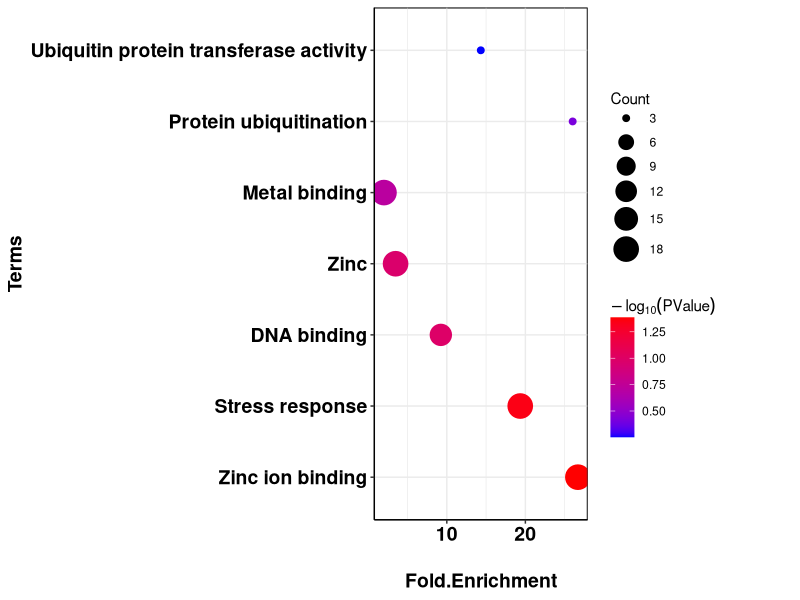
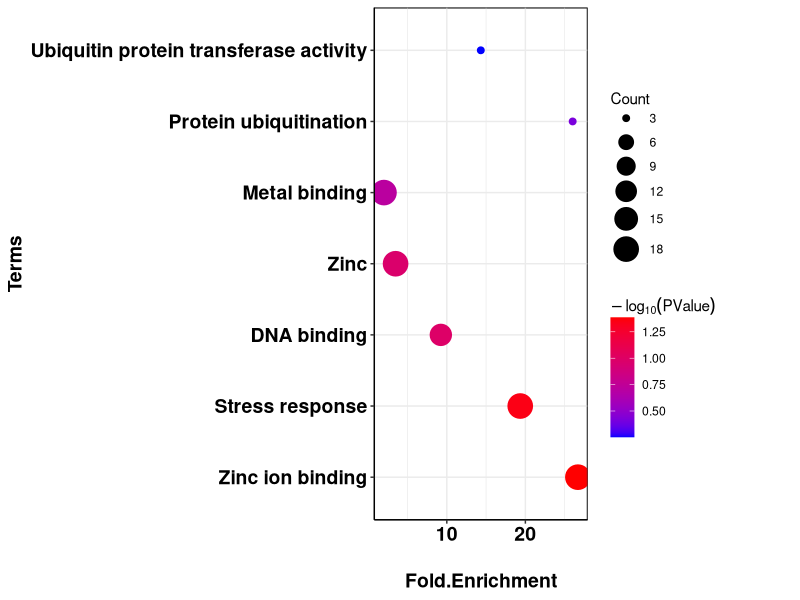

Here is the R script that generated these plots, in order:
library(stats) # Arch中需要先加载这些包
library(base)

# Attaching package: ‘dplyr’

# The following objects are masked from ‘package:stats’:

#     filter, lag

# The following objects are masked from ‘package:base’:

#     intersect, setdiff, setequal, union


library(dplyr)
library(ggplot2)
library(ggrepel)

GO_data <- read.table('./data.txt', header = TRUE,  sep = '\t')

GO_data <- arrange(GO_data, GO_data[,3])

GO_data$Term <- factor(GO_data$Term, levels = rev(GO_data$Term))

mytheme <- theme(
    axis.title = element_text(face = "bold", size = 14, colour = "black"),
    axis.text = element_text(face = "bold", size = 14, colour = "black"), 
    axis.line = element_line(size = 0.5, colour = "black"), 
    panel.background = element_rect(colour = "black"),
    legend.key = element_blank()
)

p <- ggplot(
    GO_data,
    aes(
        x = Fold.Enrichment,
        y = Term, 
        colour = 1*log10(PValue),
        size = Count
    ))+
    geom_point()+
    scale_size(range = c(2, 8))+
    scale_colour_gradient(low = "blue", high = "red")+
    theme_bw()+
    ylab("Terms")+
    xlab("Fold.Enrichment")+
    labs(color = expression(-log[10](PValue)))+
    theme(legend.title = element_text(margin = margin(r = 50)), axis.title.x = element_text(margin = margin(t = 20)))+
    theme(axis.text.x = element_text(face = "bold", colour = "black", angle = 0, vjust = 1))
plot <- p + mytheme
plot

ggsave(plot, filename = "GO.png", width = 15, height = 9, dpi = 300)